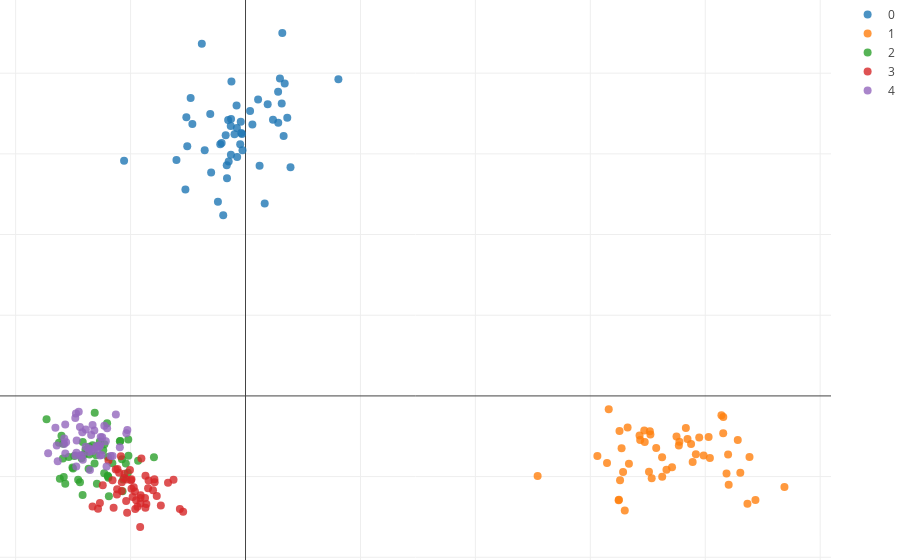

Notebook source saved alongside this figure:
### Markdown cell above
We can compare this output with what we would have gotten from sampling equally across our selected vectors:

### Code cell
#### Selecting new, equal sample sizes but derive haplotypes from the same frequency vectors.

Sizes= [50,50,50,50,50]
labels= np.repeat(np.array([x for x in range(N_pops)]),Sizes)

data= []

for k in range(N_pops):
    
    probs= vector_lib[Pops[k],:]
    
    m= Sizes[k]
    Haps= [[np.random.choice([1,0],p= [1-probs[x],probs[x]]) for x in range(L)] for acc in range(m)]
    
    data.extend(Haps)

data= np.array(data)

n_comp = 4

pca = PCA(n_components=n_comp, whiten=False,svd_solver='randomized')

features= pca.fit_transform(data)

var_comps= pca.explained_variance_ratio_
print("; ".join(['PC{0}: {1}'.format(x+1,round(var_comps[x],3)) for x in range(n_comp)]))
print(features.shape)

fig_data= [go.Scatter3d(
        x = features[[x for x in range(sum(Sizes)) if labels[x] == i],0],
        y = features[[x for x in range(sum(Sizes)) if labels[x] == i],1],
        type='scatter',
        mode= "markers",
        marker= {
        'line': {'width': 0},
        'size': 8,
        'symbol': 'circle',
      "opacity": .8
      },
      name= str(i)
    ) for i in range(N_pops)]


layout = go.Layout(
    margin=dict(
        l=0,
        r=0,
        b=0,
        t=0
    ),
    scene= Scene(
    yaxis=dict(
        title='PC2: {}'.format(round(var_comps[1],3))),
    xaxis=dict(
    title= 'PC1: {}'.format(round(var_comps[0],3)))))

fig = go.Figure(data=fig_data, layout=layout)
iplot(fig)
